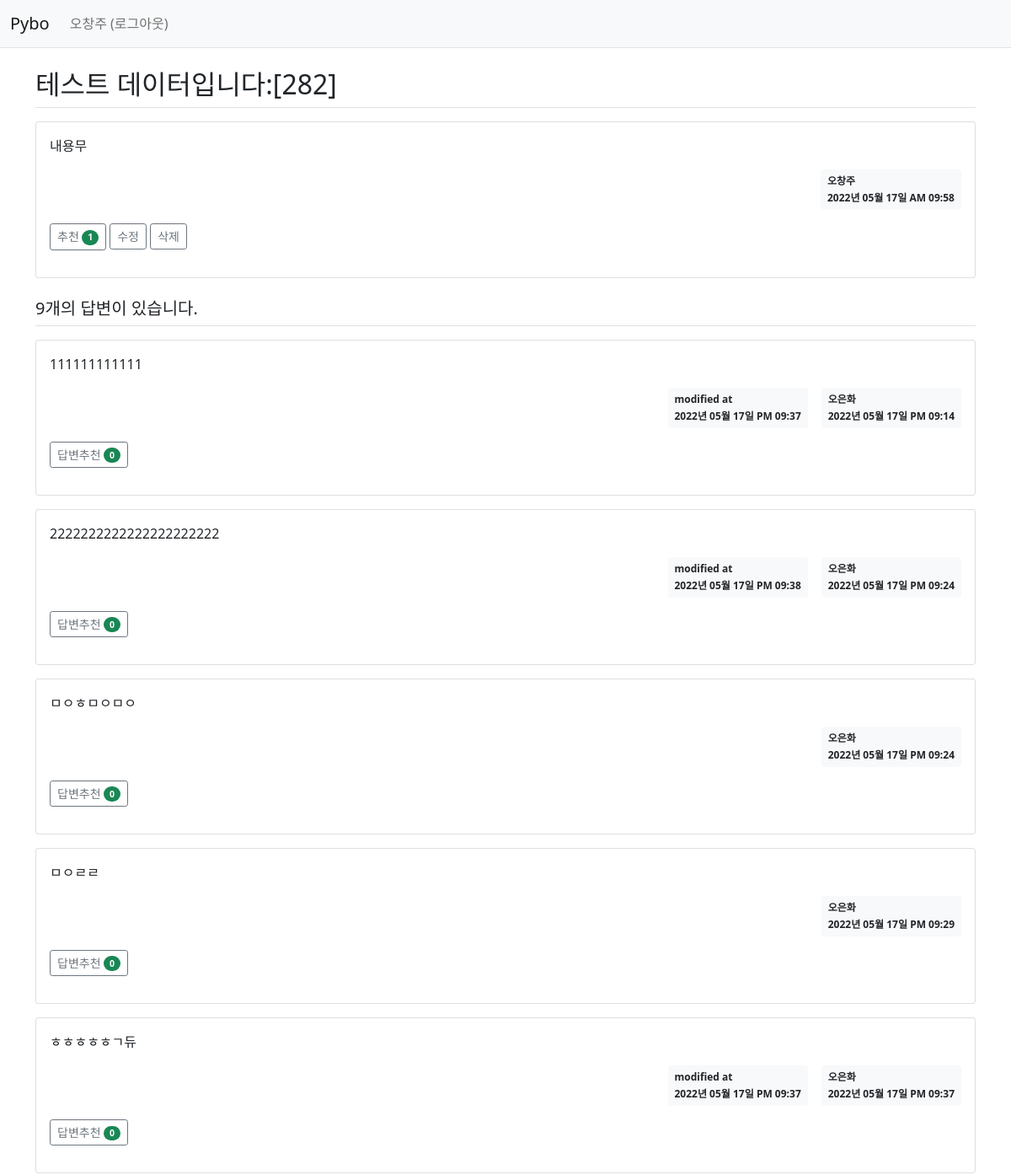
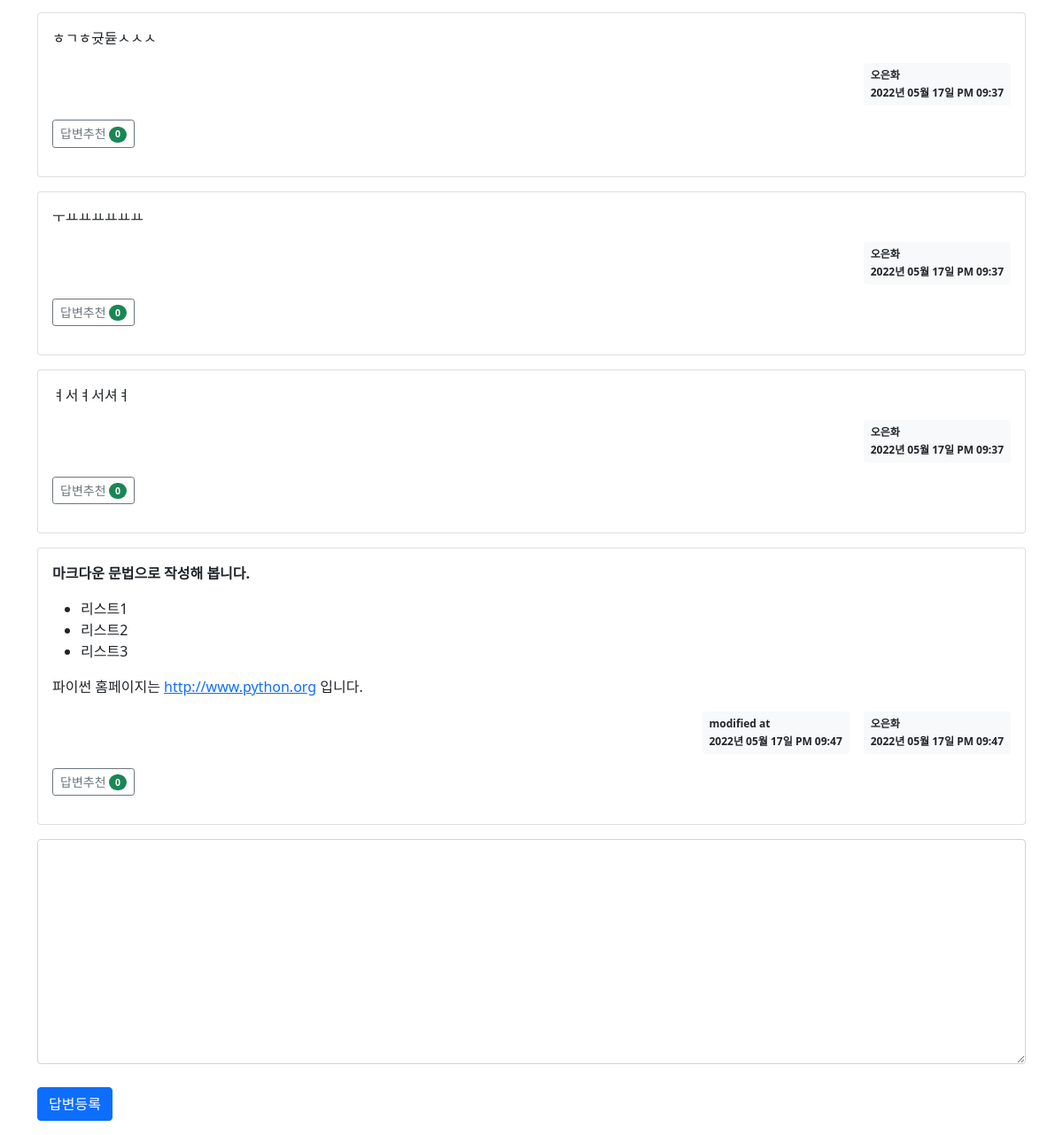
The app's page /question/detail/288/ (signed in) with its own data (2 pictures, top to bottom).
### pybo/models.py (models this page shows)
class User(db.Model):
    id = db.Column(db.Integer, primary_key=True)
    username = db.Column(db.String(150), unique=True, nullable=False)
    password = db.Column(db.String(200), nullable=False)
    email = db.Column(db.String(120), unique=True, nullable=False)

class Question(db.Model):
    id = db.Column(db.Integer, primary_key=True)
    subject = db.Column(db.String(200), nullable=False)
    content = db.Column(db.Text(), nullable=False)
    create_date = db.Column(db.DateTime(), nullable=False)
    user_id = db.Column(db.Integer, db.ForeignKey('user.id', ondelete='CASCADE'), nullable=False)
    user = db.relationship('User', backref=db.backref('question_set'))
    modify_date = db.Column(db.DateTime(), nullable=True)
    voter = db.relationship('User', secondary=question_voter, backref=db.backref('question_voter_set'))

class Answer(db.Model):
    id = db.Column(db.Integer, primary_key=True)
    question_id = db.Column(db.Integer, db.ForeignKey('question.id', ondelete='CASCADE'))
    question = db.relationship('Question', backref=db.backref('answer_set'))
    content = db.Column(db.Text(), nullable=False)
    create_date = db.Column(db.DateTime(), nullable=False)
    user_id = db.Column(db.Integer, db.ForeignKey('user.id', ondelete='CASCADE'), nullable=False)
    user = db.relationship('User', backref=db.backref('answer_set'))
    modify_date = db.Column(db.DateTime(), nullable=True)
    voter = db.relationship('User',secondary=answer_voter, backref=db.backref('answer_voter_set'))

### pybo/views/question_views.py (the view)
@bp.route('/detail/<int:question_id>/')
def detail(question_id):
    form = AnswerForm()
    question = Question.query.get_or_404(question_id)
    return render_template('question/question_detail.html', question=question, form=form)

### pybo/forms.py
class AnswerForm(FlaskForm):
    content = TextAreaField('내용', validators=[DataRequired('내용은 필수입력 항목입니다.')])

### pybo/filter.py (called while the page is built)
def format_datetime(value, fmt='%Y년 %m월 %d일 %p %I:%M'):
    return value.strftime(fmt)

### pybo/views/auth_views.py (called while the page is built)
@bp.before_app_request
def load_logged_in_user():
    user_id = session.get('user_id')
    if user_id is None:
        g.user = None
    else:
        g.user = User.query.get(user_id)

### pybo/templates/question/question_detail.html (shortened to what this page needs)
{% extends 'base.html' %}
{% block content %}
<div class="container my-3">
    <h2 class="border-bottom py-2">{{ question.subject }}</h2>
    <div class="card my-3">
        <div class="card-body">
            <div class="card-text" >{{ question.content|markdown }}</div>
            <div class="d-flex justify-content-end">
                <div class="badge bg-light text-dark p-2 text-start">
                    <div class="mb-2">{{ question.user.username }}</div>
                    <div> {{ question.create_date|datetime }} </div>
                </div>
            </div>
            <div class="my-3">
                <a href="javascript:void(0)" data-uri="{{ url_for('question.vote', question_id=question.id) }}"
                   class="recommend btn btn-sm btn-outline-secondary">추천
                    <span class="badge rounded-pill bg-success">{{ question.voter|length }} </span>
                </a>
                {% if g.user == question.user %}
                <a href="{{ url_for('question.modify', question_id=question.id) }}"
                    class="btn btn-sm btn-outline-secondary">수정</a>
                <a href="javascript:void(0)" class="delete btn btn-sm btn-outline-secondary"
                    data-uri="{{ url_for('question.delete', question_id=question.id) }}">삭제</a>
                {% endif %}
            </div>
        </div>
    </div>
    <h5 class="border-bottom my-3 py-2">{{ question.answer_set|length }}개의 답변이 있습니다.</h5>
    {% for answer in question.answer_set %}
    <div class="card my-3">
        <div class="card-body">
            <div class="card-text" >{{ answer.content|markdown }}</div>
            <div class="d-flex justify-content-end">
                {% if answer.modify_date %}
                <div class="badge bg-light text-dark p-2 text-start mx-3">
                    <div class="mb-2">modified at</div>
                    <div> {{ answer.modify_date|datetime }} </div>
                </div>
                {% endif %}
                <div class="badge bg-light text-dark p-2 text-start">
                    <div class="mb-2">{{ answer.user.username }}</div>
                    <div> {{ answer.create_date|datetime }} </div>
                </div>
            </div>
            <div class="my-3">
                <a href="javascript:void(0)" data-uri="{{ url_for('answer.vote', answer_id=answer.id) }}"
                   class="recommend btn btn-sm btn-outline-secondary">답변추천
                    <span class="badge rounded-pill bg-success">{{ answer.voter|length }}</span>
                </a>
            </div>
        </div>
    </div>
    {% endfor %}
    <form action="{{ url_for('answer.create', question_id=question.id) }}" method="post" class="my-3">
        <div class="mb-3">
            <textarea {% if not g.user %}disabled{% endif %}
                      name="content" id="content" class="form-control" rows="10"></textarea>
        </div>
        <input type="submit" value="답변등록" class="btn btn-primary">
    </form>
</div>
{% endblock %}

### pybo/templates/navbar.html (shortened to what this page needs)
<nav class="navbar navbar-expand-lg navbar-light bg-light border-bottom">
    <div class="container-fluid">
        <a class="navbar-brand" href="{{ url_for('main.index') }}">Pybo</a>
        <div class="collapse navbar-collapse" id="navbarSupportedContent">
            {% if g.user %}
            <ul class="navbar-nav">
                <li class="nav-item ">
                    <a class="nav-link" href="{{ url_for('auth.logout') }}">{{ g.user.username }} (로그아웃)</a>
                </li>
            </ul>
            {% endif %}
        </div>
    </div>
</nav>

### pybo/static/style.css (style rules this page uses)
textarea { width:100%; }
input[type=submit] { margin-top:10px; }

### records on screen
User: user.username "오창주"
Question: subject "테스트 데이터입니다:[282]", content "내용무", create_date "2022년 05월 17일 AM 09:58"
Answer: content "111111111111", modify_date "2022년 05월 17일 PM 09:37", user.username "오은화", create_date "2022년 05월 17일 PM 09:14", voter|length "0"
Answer: content "2222222222222222222222", modify_date "2022년 05월 17일 PM 09:38", user.username "오은화", create_date "2022년 05월 17일 PM 09:24", voter|length "0"
Answer: content "ㅁㅇㅎㅁㅇㅁㅇ", user.username "오은화", create_date "2022년 05월 17일 PM 09:24", voter|length "0"
Answer: content "ㅁㅇㄹㄹ", user.username "오은화", create_date "2022년 05월 17일 PM 09:29", voter|length "0"
Answer: content "ㅎㅎㅎㅎㅎㄱ듀", modify_date "2022년 05월 17일 PM 09:37", user.username "오은화", create_date "2022년 05월 17일 PM 09:37", voter|length "0"
Answer: content "ㅎㄱㅎ귯듇ㅅㅅㅅ", user.username "오은화", create_date "2022년 05월 17일 PM 09:37", voter|length "0"
Answer: content "ㅜㅛㅛㅛㅛㅛㅛ", user.username "오은화", create_date "2022년 05월 17일 PM 09:37", voter|length "0"
Answer: content "ㅕ서ㅕ서셔ㅕ", user.username "오은화", create_date "2022년 05월 17일 PM 09:37", voter|length "0"
Answer: content "마크다운 문법으로 작성해 봅니다. 리스트1 리스트2 리스트3 파이썬 홈페이지는 http://www.python.org 입니다.", modify_date "2022년 05월 17일 PM 09:47", user.username "오은화", create_date "2022년 05월 17일 PM 09:47", voter|length "0"

### other values on screen
{{ question.voter|length }} "1"
{{ question.answer_set|length }} "9"
